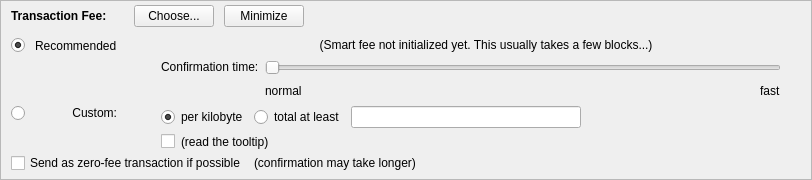
    <widget class="QFrame" name="frameFee">
     <property name="sizePolicy">
      <sizepolicy hsizetype="Expanding" vsizetype="Expanding">
       <horstretch>0</horstretch>
       <verstretch>0</verstretch>
      </sizepolicy>
     </property>
     <property name="maximumSize">
      <size>
       <width>16777215</width>
       <height>16777215</height>
      </size>
     </property>
     <property name="frameShape">
      <enum>QFrame::StyledPanel</enum>
     </property>
     <property name="frameShadow">
      <enum>QFrame::Sunken</enum>
     </property>
     <layout class="QVBoxLayout" name="verticalLayoutFee1">
      <property name="spacing">
       <number>0</number>
      </property>
      <property name="leftMargin">
       <number>0</number>
      </property>
      <property name="topMargin">
       <number>0</number>
      </property>
      <property name="rightMargin">
       <number>0</number>
      </property>
      <property name="bottomMargin">
       <number>0</number>
      </property>
      <item>
       <layout class="QVBoxLayout" name="verticalLayoutFee2" stretch="0,0,0">
        <property name="spacing">
         <number>0</number>
        </property>
        <property name="leftMargin">
         <number>10</number>
        </property>
        <property name="topMargin">
         <number>0</number>
        </property>
        <item>
         <layout class="QHBoxLayout" name="horizontalLayoutFee1">
          <property name="bottomMargin">
           <number>0</number>
          </property>
          <item>
           <layout class="QVBoxLayout" name="verticalLayoutFee7">
            <property name="spacing">
             <number>0</number>
            </property>
            <item>
             <spacer name="verticalSpacerSmartFee">
              <property name="orientation">
               <enum>Qt::Vertical</enum>
              </property>
              <property name="sizeType">
               <enum>QSizePolicy::Fixed</enum>
              </property>
              <property name="sizeHint" stdset="0">
               <size>
                <width>1</width>
                <height>4</height>
               </size>
              </property>
             </spacer>
            </item>
            <item>
             <layout class="QHBoxLayout" name="horizontalLayoutSmartFee">
              <property name="spacing">
               <number>10</number>
              </property>
              <item>
               <widget class="QLabel" name="labelFeeHeadline">
                <property name="sizePolicy">
                 <sizepolicy hsizetype="Preferred" vsizetype="Maximum">
                  <horstretch>0</horstretch>
                  <verstretch>0</verstretch>
                 </sizepolicy>
                </property>
                <property name="font">
                 <font>
                  <weight>75</weight>
                  <bold>true</bold>
                 </font>
                </property>
                <property name="styleSheet">
                 <string notr="true">font-weight:bold;</string>
                </property>
                <property name="text">
                 <string>Transaction Fee:</string>
                </property>
               </widget>
              </item>
              <item>
               <widget class="QLabel" name="labelFeeMinimized">
                <property name="text">
                 <string/>
                </property>
               </widget>
              </item>
              <item>
               <widget class="QPushButton" name="buttonChooseFee">
                <property name="text">
                 <string>Choose...</string>
                </property>
               </widget>
              </item>
              <item>
               <widget class="QPushButton" name="buttonMinimizeFee">
                <property name="toolTip">
                 <string>collapse fee-settings</string>
                </property>
                <property name="text">
                 <string>Minimize</string>
                </property>
               </widget>
              </item>
             </layout>
            </item>
            <item>
             <spacer name="verticalSpacer_5">
              <property name="orientation">
               <enum>Qt::Vertical</enum>
              </property>
              <property name="sizeHint" stdset="0">
               <size>
                <width>1</width>
                <height>1</height>
               </size>
              </property>
             </spacer>
            </item>
           </layout>
          </item>
          <item>
           <spacer name="horizontalSpacer_4">
            <property name="orientation">
             <enum>Qt::Horizontal</enum>
            </property>
            <property name="sizeHint" stdset="0">
             <size>
              <width>40</width>
              <height>20</height>
             </size>
            </property>
           </spacer>
          </item>
         </layout>
        </item>
        <item>
         <widget class="QFrame" name="frameFeeSelection">
          <layout class="QVBoxLayout" name="verticalLayoutFee12">
           <property name="spacing">
            <number>0</number>
           </property>
           <property name="leftMargin">
            <number>0</number>
           </property>
           <property name="topMargin">
            <number>0</number>
           </property>
           <property name="rightMargin">
            <number>0</number>
           </property>
           <property name="bottomMargin">
            <number>0</number>
           </property>
           <item>
            <layout class="QGridLayout" name="gridLayoutFee">
             <property name="topMargin">
              <number>10</number>
             </property>
             <property name="bottomMargin">
              <number>4</number>
             </property>
             <property name="horizontalSpacing">
              <number>10</number>
             </property>
             <property name="verticalSpacing">
              <number>4</number>
             </property>
             <item row="2" column="4">
              <layout class="QVBoxLayout" name="verticalLayoutFee8">
               <property name="spacing">
                <number>6</number>
               </property>
               <item>
                <layout class="QHBoxLayout" name="horizontalLayoutFee13">
                 <item>
                  <widget class="QRadioButton" name="radioCustomPerKilobyte">
                   <property name="toolTip">
                    <string>If the custom fee is set to 1000 uRUPs and the transaction is only 250 bytes, then &quot;per kilobyte&quot; only pays 250 uTTLs in fee,&lt;br /&gt;while &quot;at least&quot; pays 1000 uTTLs. For transactions bigger than a kilobyte both pay by kilobyte.</string>
                   </property>
                   <property name="text">
                    <string>per kilobyte</string>
                   </property>
                   <property name="checked">
                    <bool>true</bool>
                   </property>
                   <attribute name="buttonGroup">
                    <string notr="true">groupCustomFee</string>
                   </attribute>
                  </widget>
                 </item>
                 <item>
                  <widget class="QRadioButton" name="radioCustomAtLeast">
                   <property name="toolTip">
                    <string>If the custom fee is set to 1000 uTTLs and the transaction is only 250 bytes, then &quot;per kilobyte&quot; only pays 250 uTTLs in fee,&lt;br /&gt;while &quot;total at least&quot; pays 1000 uTTLs. For transactions bigger than a kilobyte both pay by kilobyte.</string>
                   </property>
                   <property name="text">
                    <string>total at least</string>
                   </property>
                   <attribute name="buttonGroup">
                    <string notr="true">groupCustomFee</string>
                   </attribute>
                  </widget>
                 </item>
                 <item>
                  <widget class="BitcoinAmountField" name="customFee"/>
                 </item>
                 <item>
                  <spacer name="horizontalSpacer_6">
                   <property name="orientation">
                    <enum>Qt::Horizontal</enum>
                   </property>
                   <property name="sizeHint" stdset="0">
                    <size>
                     <width>1</width>
                     <height>1</height>
                    </size>
                   </property>
                  </spacer>
                 </item>
                </layout>
               </item>
               <item>
                <layout class="QHBoxLayout" name="horizontalLayoutFee8">
                 <item>
                  <widget class="QCheckBox" name="checkBoxMinimumFee">
                   <property name="toolTip">
                    <string>Paying only the minimum fee is just fine as long as there is less transaction volume than space in the blocks.&lt;br /&gt;But be aware that this can end up in a never confirming transaction once there is more demand for ThatsTheLabor transactions than the network can process.</string>
                   </property>
                   <property name="text">
                    <string/>
                   </property>
                  </widget>
                 </item>
                 <item>
                  <widget class="QLabel" name="labelMinFeeWarning">
                   <property name="enabled">
                    <bool>true</bool>
                   </property>
                   <property name="toolTip">
                    <string>Paying only the minimum fee is just fine as long as there is less transaction volume than space in the blocks.&lt;br /&gt;But be aware that this can end up in a never confirming transaction once there is more demand for ThatsTheLabor transactions than the network can process.</string>
                   </property>
                   <property name="text">
                    <string>(read the tooltip)</string>
                   </property>
                   <property name="margin">
                    <number>5</number>
                   </property>
                  </widget>
                 </item>
                 <item>
                  <spacer name="horizontalSpacer_2">
                   <property name="orientation">
                    <enum>Qt::Horizontal</enum>
                   </property>
                   <property name="sizeHint" stdset="0">
                    <size>
                     <width>1</width>
                     <height>1</height>
                    </size>
                   </property>
                  </spacer>
                 </item>
                </layout>
               </item>
              </layout>
             </item>
             <item row="1" column="0">
              <layout class="QVBoxLayout" name="verticalLayoutFee4" stretch="1">
               <item>
                <spacer name="verticalSpacer_2">
                 <property name="orientation">
                  <enum>Qt::Vertical</enum>
                 </property>
                 <property name="sizeHint" stdset="0">
                  <size>
                   <width>1</width>
                   <height>1</height>
                  </size>
                 </property>
                </spacer>
               </item>
              </layout>
             </item>
             <item row="2" column="0">
              <layout class="QVBoxLayout" name="verticalLayoutFee9" stretch="0,1">
               <item>
                <widget class="QRadioButton" name="radioCustomFee">
                 <property name="text">
                  <string/>
                 </property>
                 <attribute name="buttonGroup">
                  <string notr="true">groupFee</string>
                 </attribute>
                </widget>
               </item>
               <item>
                <spacer name="verticalSpacer_6">
                 <property name="orientation">
                  <enum>Qt::Vertical</enum>
                 </property>
                 <property name="sizeHint" stdset="0">
                  <size>
                   <width>1</width>
                   <height>1</height>
                  </size>
                 </property>
                </spacer>
               </item>
              </layout>
             </item>
             <item row="1" column="4">
              <layout class="QVBoxLayout" name="verticalLayoutFee3" stretch="0,0,1">
               <property name="spacing">
                <number>6</number>
               </property>
               <property name="topMargin">
                <number>2</number>
               </property>
               <item>
                <layout class="QHBoxLayout" name="horizontalLayoutFee12">
                 <item>
                  <spacer name="horizontalSpacer_5">
                   <property name="orientation">
                    <enum>Qt::Horizontal</enum>
                   </property>
                   <property name="sizeHint" stdset="0">
                    <size>
                     <width>1</width>
                     <height>1</height>
                    </size>
                   </property>
                  </spacer>
                 </item>
                </layout>
               </item>
               <item>
                <layout class="QHBoxLayout" name="horizontalLayoutFee9">
                 <item>
                  <layout class="QVBoxLayout" name="verticalLayoutFee6">
                   <item>
                    <widget class="QLabel" name="labelSmartFee3">
                     <property name="text">
                      <string>Confirmation time:</string>
                     </property>
                     <property name="margin">
                      <number>2</number>
                     </property>
                    </widget>
                   </item>
                   <item>
                    <spacer name="verticalSpacer_3">
                     <property name="orientation">
                      <enum>Qt::Vertical</enum>
                     </property>
                     <property name="sizeHint" stdset="0">
                      <size>
                       <width>1</width>
                       <height>1</height>
                      </size>
                     </property>
                    </spacer>
                   </item>
                  </layout>
                 </item>
                 <item>
                  <layout class="QVBoxLayout" name="verticalLayoutFee5">
                   <property name="rightMargin">
                    <number>30</number>
                   </property>
                   <item>
                    <widget class="QSlider" name="sliderSmartFee">
                     <property name="minimum">
                      <number>0</number>
                     </property>
                     <property name="maximum">
                      <number>24</number>
                     </property>
                     <property name="pageStep">
                      <number>1</number>
                     </property>
                     <property name="value">
                      <number>0</number>
                     </property>
                     <property name="orientation">
                      <enum>Qt::Horizontal</enum>
                     </property>
                     <property name="invertedAppearance">
                      <bool>false</bool>
                     </property>
                     <property name="invertedControls">
                      <bool>false</bool>
                     </property>
                     <property name="tickPosition">
                      <enum>QSlider::NoTicks</enum>
                     </property>
                    </widget>
                   </item>
                   <item>
                    <layout class="QHBoxLayout" name="horizontalLayoutFee10">
                     <item>
                      <widget class="QLabel" name="labelSmartFeeNormal">
                       <property name="text">
                        <string>normal</string>
                       </property>
                      </widget>
                     </item>
                     <item>
                      <spacer name="horizontalSpacer_3">
                       <property name="orientation">
                        <enum>Qt::Horizontal</enum>
                       </property>
                       <property name="sizeHint" stdset="0">
                        <size>
                         <width>40</width>
                         <height>20</height>
                        </size>
                       </property>
                      </spacer>
                     </item>
                     <item>
                      <widget class="QLabel" name="labelSmartFeeFast">
                       <property name="text">
                        <string>fast</string>
                       </property>
                      </widget>
                     </item>
                    </layout>
                   </item>
                  </layout>
                 </item>
                </layout>
               </item>
               <item>
                <spacer name="verticalSpacer_4">
                 <property name="orientation">
                  <enum>Qt::Vertical</enum>
                 </property>
                 <property name="sizeHint" stdset="0">
                  <size>
                   <width>1</width>
                   <height>1</height>
                  </size>
                 </property>
                </spacer>
               </item>
              </layout>
             </item>
             <item row="0" column="1">
              <widget class="QLabel" name="labelSmartFee_2">
               <property name="text">
                <string>Recommended</string>
               </property>
              </widget>
             </item>
             <item row="0" column="0">
              <widget class="QRadioButton" name="radioSmartFee">
               <property name="text">
                <string/>
               </property>
               <property name="checked">
                <bool>true</bool>
               </property>
               <attribute name="buttonGroup">
                <string notr="true">groupFee</string>
               </attribute>
              </widget>
             </item>
             <item row="2" column="1">
              <widget class="QLabel" name="labelCustomFee">
               <property name="text">
                <string>Custom:</string>
               </property>
               <property name="alignment">
                <set>Qt::AlignRight|Qt::AlignTop|Qt::AlignTrailing</set>
               </property>
              </widget>
             </item>
             <item row="0" column="2">
              <widget class="QLabel" name="labelSmartFee">
               <property name="text">
                <string/>
               </property>
               <property name="margin">
                <number>2</number>
               </property>
              </widget>
             </item>
             <item row="0" column="3">
              <widget class="QLabel" name="labelFeeEstimation">
               <property name="text">
                <string/>
               </property>
              </widget>
             </item>
             <item row="0" column="4">
              <widget class="QLabel" name="labelSmartFee2">
               <property name="text">
                <string>(Smart fee not initialized yet. This usually takes a few blocks...)</string>
               </property>
               <property name="alignment">
                <set>Qt::AlignHCenter</set>
               </property>
               <property name="wordWrap">
                <bool>true</bool>
               </property>
               <property name="margin">
                <number>2</number>
               </property>
              </widget>
             </item>
            </layout>
           </item>
           <item>
            <layout class="QHBoxLayout" name="horizontalLayoutFee5" stretch="0,0,0">
             <property name="spacing">
              <number>8</number>
             </property>
             <property name="bottomMargin">
              <number>4</number>
             </property>
             <item>
              <widget class="QCheckBox" name="checkBoxFreeTx">
               <property name="text">
                <string>Send as zero-fee transaction if possible</string>
               </property>
              </widget>
             </item>
             <item>
              <widget class="QLabel" name="labelFreeTx">
               <property name="text">
                <string>(confirmation may take longer)</string>
               </property>
               <property name="margin">
                <number>5</number>
               </property>
              </widget>
             </item>
             <item>
              <spacer name="horizontalSpacerFee5">
               <property name="orientation">
                <enum>Qt::Horizontal</enum>
               </property>
               <property name="sizeHint" stdset="0">
                <size>
                 <width>1</width>
                 <height>1</height>
                </size>
               </property>
              </spacer>
             </item>
            </layout>
           </item>
           <item>
            <spacer name="verticalSpacerFee2">
             <property name="orientation">
              <enum>Qt::Vertical</enum>
             </property>
             <property name="sizeHint" stdset="0">
              <size>
               <width>1</width>
               <height>1</height>
              </size>
             </property>
            </spacer>
           </item>
          </layout>
         </widget>
        </item>
        <item>
         <spacer name="verticalSpacerFee">
          <property name="orientation">
           <enum>Qt::Vertical</enum>
          </property>
          <property name="sizeHint" stdset="0">
           <size>
            <width>800</width>
            <height>1</height>
           </size>
          </property>
         </spacer>
        </item>
       </layout>
      </item>
     </layout>
    </widget>
